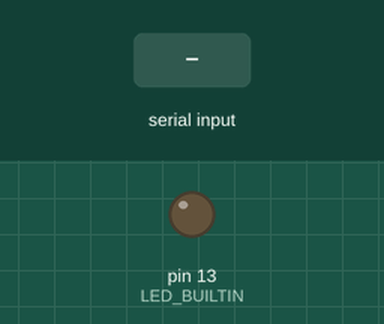
This sketch was run on a simulated Arduino Uno, built with avr-gcc and run on an emulated ATmega328P. Parts: output pins drawn as LEDs (lit = HIGH). The inputs (shaded band) are chosen by the test bench.

Above: at 1.2 s.
1.3 s: "6" received over Serial
At 1.6 s:
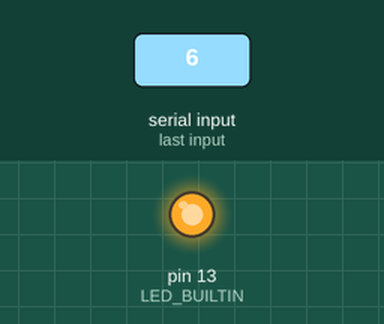
2.8 s: "1" received over Serial
At 3.9 s:
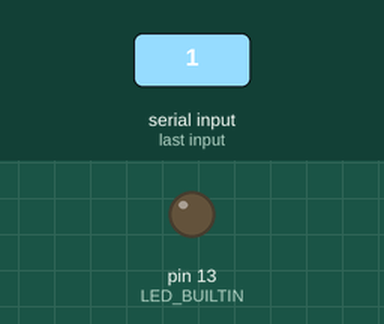
4.3 s: "0" received over Serial
At 5.1 s:
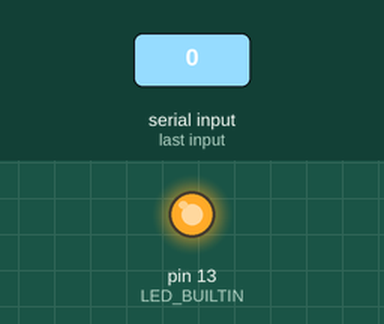
Timing chart, 0 to 7.3 s (numbered marks = the images above; inputs shaded):
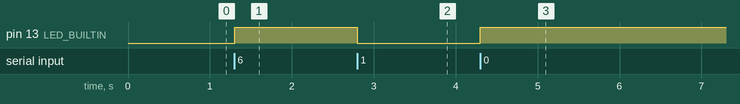

Measured:
- after the input at 1.3 s, pin 13 (LED_BUILTIN): LOW → HIGH at once
- after the input at 2.8 s, pin 13 (LED_BUILTIN): HIGH → LOW at once
- after the input at 4.3 s, pin 13 (LED_BUILTIN): LOW → HIGH at once

The sketch:

tecla-intensidad-led.ino
```cpp
int datoRecibido = 0;  // for incoming serial data

void setup() {
  Serial.begin(9600);  // opens serial port, sets data rate to 9600 bps
  pinMode(LED_BUILTIN, OUTPUT);
}

void loop() {
  // send data only when you receive data:
  if (Serial.available() > 0) {
    // read the incoming byte:
    datoRecibido = Serial.read();

    // say what you got:
    //Serial.print("I received: ");
    //Serial.println(datoRecibido, DEC);

    //map(datoRecibido, 0, 1023, 1, 10);


    if (datoRecibido == 49) {
      analogWrite(LED_BUILTIN, 25);
    } else if (datoRecibido == 50) {
      analogWrite(LED_BUILTIN, 50);
    } else if (datoRecibido == 51) {
      analogWrite(LED_BUILTIN, 75);
    } else if (datoRecibido == 52) {
      analogWrite(LED_BUILTIN, 100);
    } else if (datoRecibido == 53) {
      analogWrite(LED_BUILTIN, 125);
    } else if (datoRecibido == 54) {
      analogWrite(LED_BUILTIN, 150);
    } else if (datoRecibido == 55) {
      analogWrite(LED_BUILTIN, 175);
    }else if (datoRecibido== 56){
      analogWrite(LED_BUILTIN, 200);
    }else if (datoRecibido== 57){
      analogWrite(LED_BUILTIN, 225);
    }else if (datoRecibido== 48){
      analogWrite(LED_BUILTIN, 255);
    }
  }
}
```
